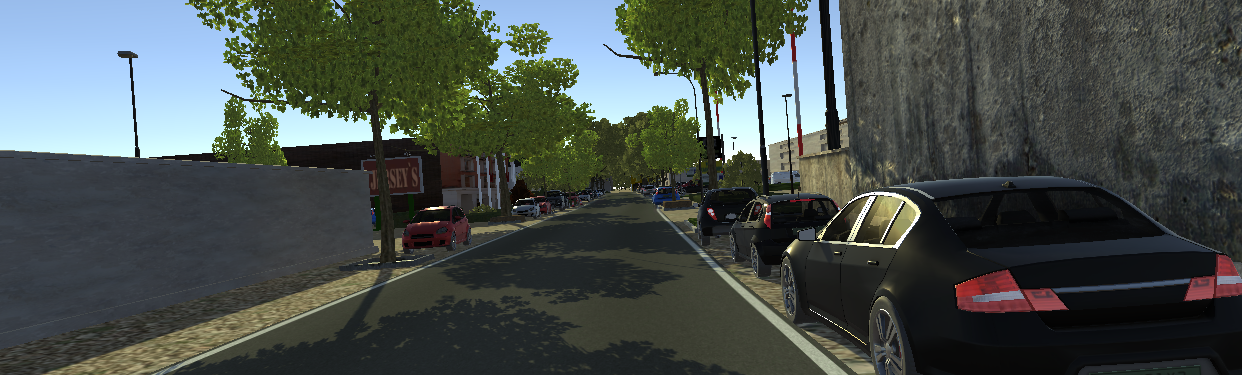
#> input picture temp/00000.png, 1242 x 375 px, found by its file name
$ python test_idea.py
#> lines starting #> are read from the running program, lines starting #| are printed output that depends on the picture
import numpy as np
import cv2 as cv
import matplotlib.pyplot as plt


def downscale(img,laplacian, window_size):
    img2 = np.zeros((img.shape[0]//2,img.shape[1]//2))
    window = cv.getGaussianKernel(window_size, 0.3*((window_size-1)*0.5 - 1) + 0.8)
    window = np.exp(window) / np.sum(np.exp(window))
    window = 1
    img_padded = np.zeros((img.shape[0]+window_size//2 -1,img.shape[1]+window_size//2-1))
    img_padded[0:img.shape[0],0:img.shape[1]] = img

    laplacian_padded = np.zeros((img.shape[0]+window_size//2 -1,img.shape[1]+window_size//2 -1))
    laplacian_padded[0:img.shape[0],0:img.shape[1]] = abs(laplacian)
    for i in range(img.shape[0]//2):
        for j in range(img.shape[1]//2):
            img2[i][j] = np.sum(img_padded[2*i:2*i+window_size//2,2*j:2*j+window_size//2]*(np.exp(window*laplacian_padded[2*i:2*i+window_size//2,2*j:2*j+window_size//2])) / np.sum(np.exp(window*laplacian_padded[2*i:2*i+window_size//2,2*j:2*j+window_size//2])))

    return img2

#scale1
img = cv.imread('temp/00000.png', cv.IMREAD_GRAYSCALE)
#> img: shape (375, 1242); min 0, max 255, mean 75.9
laplacian = cv.Laplacian(img,cv.CV_64F)

#scale2
img2 = cv.resize(img, (img.shape[1]//2,img.shape[0]//2), interpolation = cv.INTER_AREA)
laplacian2 = cv.Laplacian(img2,cv.CV_64F)
new_img2 = downscale(img,laplacian,3)
new_laplacian2 = cv.Laplacian(new_img2,cv.CV_64F)


#scale3
img3 = cv.resize(img2, (img2.shape[1]//2,img2.shape[0]//2), interpolation = cv.INTER_AREA)
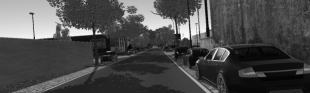
#> img3: shape (93, 310); min 2, max 251, mean 76
laplacian3 = cv.Laplacian(img3,cv.CV_64F)
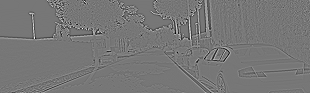
#> laplacian3: shape (93, 310) float64; min -359, max 409, mean 0; drawn with min black and max white
new_img3 = downscale(new_img2,new_laplacian2,3)
#> call 2 of downscale, with window_size = 3
#> after the loop in downscale (call 2), `for i in range(img.shape[0]//2):`:
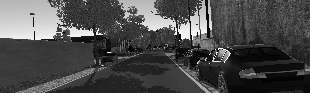
#> img2: shape (93, 310) float64; 0.15% of the values are NaN or infinite; the others: min 0, max 255, mean 76.31; drawn with min black, max white, NaN and infinite black
new_laplacian3 = cv.Laplacian(new_img3,cv.CV_64F)
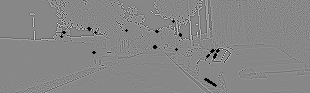
#> new_laplacian3: shape (93, 310) float64; 0.55% of the values are NaN or infinite; the others: min -912, max 800, mean -0.101; drawn with min black, max white, NaN and infinite black

#scale4
img4 = cv.resize(img3, (img3.shape[1]//2,img3.shape[0]//2), interpolation = cv.INTER_AREA)
laplacian4 = cv.Laplacian(img4,cv.CV_64F)
new_img4 = downscale(new_img3,new_laplacian3,3)
#> call 3 of downscale, with window_size = 3
#> in downscale (call 3), `laplacian_padded[0:img.shape[0],0:img.shape[1]] = abs(laplacian)`:
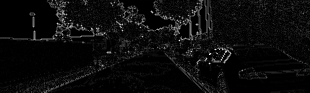
#> laplacian_padded: shape (93, 310) float64; 0.55% of the values are NaN or infinite; the others: min 0, max 912, mean 44.92; drawn with min black, max white, NaN and infinite black
new_laplacian4 = cv.Laplacian(new_img4,cv.CV_64F)

#scale5
img5 = cv.resize(img4, (img4.shape[1]//2,img4.shape[0]//2), interpolation = cv.INTER_AREA)
laplacian5 = cv.Laplacian(img5,cv.CV_64F)
new_img5 = downscale(new_img4,new_laplacian4,3)
#> call 4 of downscale, with window_size = 3
#> after the loop in downscale (call 4), `for i in range(img.shape[0]//2):`:
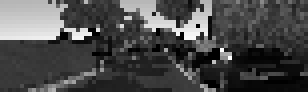
#> img2: shape (23, 77) float64 (shown 4 times larger); 2.03% of the values are NaN or infinite; the others: min 3, max 255, mean 78.82; drawn with min black, max white, NaN and infinite black
new_laplacian5 = cv.Laplacian(new_img5,cv.CV_64F)

#scale6
img6 = cv.resize(img5, (img5.shape[1]//2,img5.shape[0]//2), interpolation = cv.INTER_AREA)
laplacian6 = cv.Laplacian(img6,cv.CV_64F)
new_img6 = downscale(new_img5,new_laplacian5,3)
new_laplacian6 = cv.Laplacian(new_img6,cv.CV_64F)


print(img.shape,laplacian.shape, laplacian.max(), laplacian.min())
#| (375, 1242) (375, 1242) 887.0 -972.0
fig, ax = plt.subplots(4,4)
ax[0][0].imshow(img[40:190,600:900], cmap='gray')
ax[0][1].imshow(abs(laplacian)[40:190,600:900], cmap='gray')
ax[0][2].imshow(img[40:190,600:900], cmap='gray')
ax[0][3].imshow(abs(laplacian)[40:190,600:900], cmap='gray')

ax[1][0].imshow(img2[20:95,300:450], cmap='gray')
ax[1][1].imshow(abs(laplacian2)[20:95,300:450], cmap='gray')
ax[1][2].imshow((0.8*new_img2 + 0.2*img2)[20:95,300:450] , cmap='gray')
ax[1][3].imshow(abs(new_laplacian2)[20:95,300:450], cmap='gray')

ax[2][0].imshow(img3[10:47,150:225], cmap='gray')
ax[2][1].imshow(abs(laplacian3)[10:47,150:225], cmap='gray')
ax[2][2].imshow((0.8*new_img3 + 0.2*img3)[10:47,150:225], cmap='gray')
ax[2][3].imshow(abs(new_laplacian3)[10:47,150:225], cmap='gray')

ax[3][0].imshow(img4[5:23,75:112], cmap='gray')
ax[3][1].imshow(abs(laplacian4)[5:23,75:112], cmap='gray')
ax[3][2].imshow((0.8*new_img4 + 0.2*img4)[5:23,75:112], cmap='gray')
ax[3][3].imshow(abs(new_laplacian4)[5:23,75:112], cmap='gray')

#ax[4][0].imshow(img5, cmap='gray')
#ax[4][1].imshow(abs(laplacian5), cmap='gray')
#ax[4][2].imshow(new_img5, cmap='gray')
#ax[4][3].imshow(abs(new_laplacian5), cmap='gray')

#ax[5][0].imshow(img6, cmap='gray')
#ax[5][1].imshow(abs(laplacian6), cmap='gray')
#ax[5][2].imshow(new_img6, cmap='gray')
#ax[5][3].imshow(abs(new_laplacian6), cmap='gray')

#ax[0][1].imshow(abs(laplacian), cmap='gray')
plt.show()
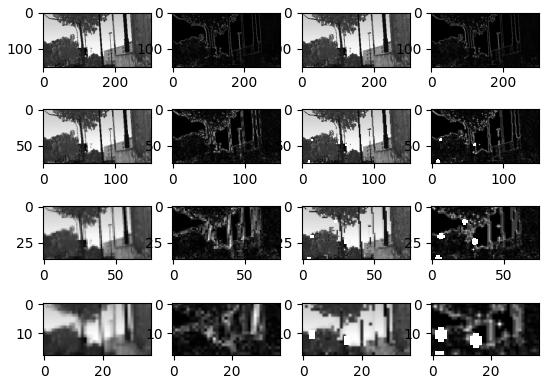
#> figure drawn by matplotlib, 16 panels

$ run again, with temp/test_img.png copied over temp/00000.png
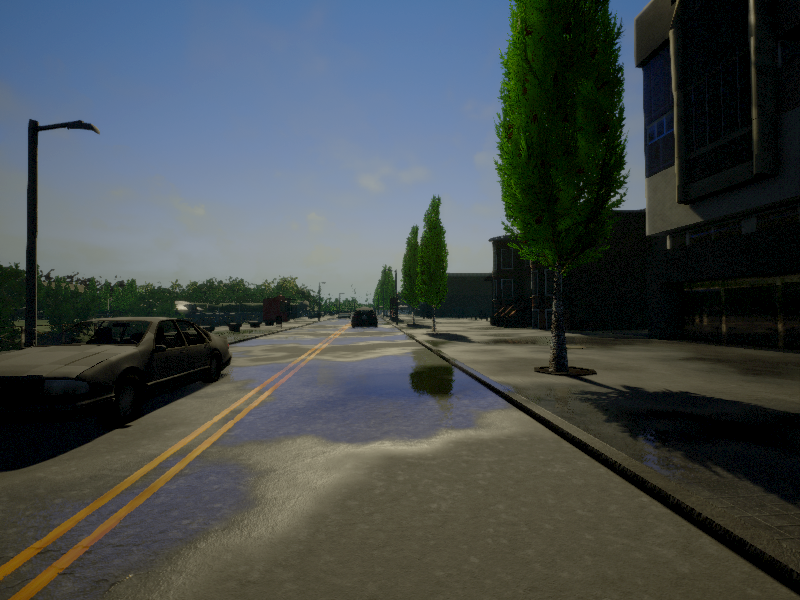
#> input picture temp/test_img.png, 800 x 600 px, found by its file name
#> laplacian_padded: shape (300, 400) float64
#> laplacian_padded: shape (150, 200) float64
#> after the loop in downscale (call 3), `for i in range(img.shape[0]//2):`:
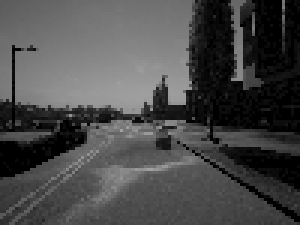
#> img2: shape (75, 100) float64 (shown 3 times larger); min 0, max 162, mean 73.2
#> laplacian_padded: shape (75, 100) float64
#> in downscale (call 5), `laplacian_padded[0:img.shape[0],0:img.shape[1]] = abs(laplacian)`:
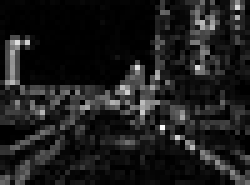
#> laplacian_padded: shape (37, 50) float64 (shown 5 times larger); min 0, max 381, mean 44; drawn with min black and max white
#| (600, 800) (600, 800) 272.0 -248.0
